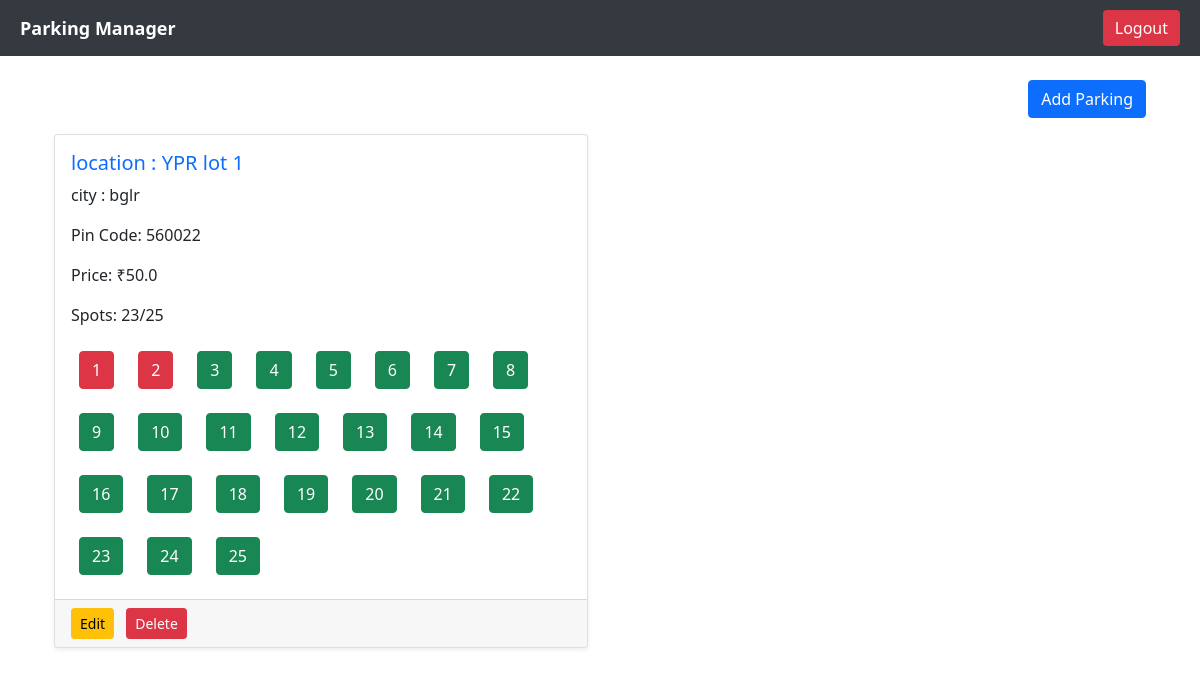
Before: /parking (signed in) with the older database file.
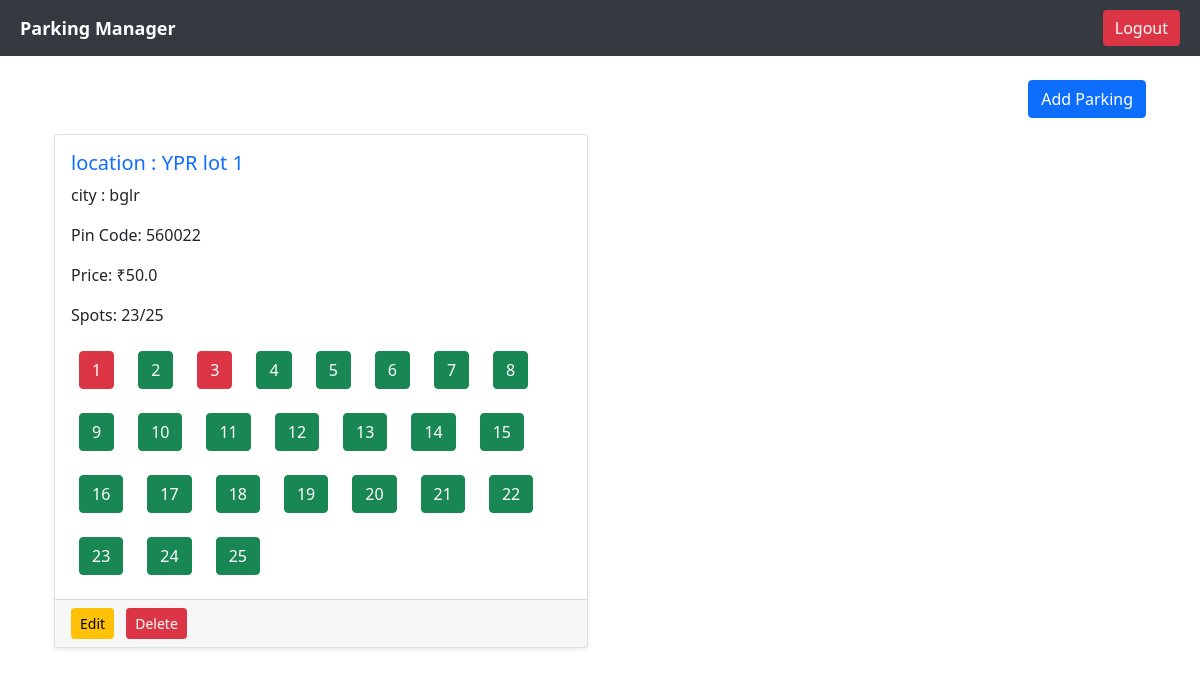
After: the same page with the newer database file.
### app.py (the view)
@app.route("/parking", methods=["GET", "POST"])
def parking():
    if "username" not in session:
        return redirect(url_for("login"))
    parkings = Parking.query.all()
    parking_spots = {}
    available_counts = {}
    users = User.query.all()
    for parking in parkings:
        spots = parkingSpot.query.filter_by(parking_id=parking.id).all()
        parking_spots[parking.id] = spots
        available_counts[parking.id] = parkingSpot.query.filter_by(
            parking_id=parking.id, status="A"
        ).count()
    return render_template(
        "parking.html",
        parkings=parkings,
        available_counts=available_counts,
        parking_spots=parking_spots,
        users=users,
    )

### templates/parking.html (shortened to what this page needs)
{% extends 'base.html' %}
{% block content %}
<div class="container mt-4">
    <div class="d-flex justify-content-end mb-3">
        <button class="btn btn-primary" data-bs-toggle="modal" data-bs-target="#addParkingModal">
            Add Parking
        </button>
    </div>
    <div class="row row-cols-1 row-cols-md-2 g-4">
        {% for parking in parkings %}
        <div class="col">
            <div class="card shadow-sm h-100">
                <div class="card-body">
                    <h5 class="card-title text-primary">location : {{ parking.primary_location_name }}</h5>
                    <p class="card-text">city : {{ parking.address }}</p>
                    <p class="card-text">Pin Code: {{ parking.pin_code }}</p>
                    <p class="card-text">Price: ₹{{ parking.price }}</p>
                    <p class="card-text">Spots: {{ available_counts[parking.id] }}/{{ parking.number_of_spots }}</p>
                    <div class="d-flex flex-wrap gap-2 mt-3">
                        {% for spot in parking.spots %}
                        <div class="p-2 rounded">
                            <button type="button"
                                class="btn {% if spot.status == 'A' %}btn-success{% else %}btn-danger{% endif %}"
                                data-bs-toggle="modal" data-bs-target="#spotModal{{ spot.id }}">
                                {{ spot.spot_number }}
                            </button>
{% if spot.status == 'O' %}
  {% set current_booking = None %}
  {% set found = false %}
  {% for booking in spot.bookings %}
    {% if not found and booking.status == 'O' %}
      {% set current_booking = booking %}
      {% set found = true %}
    {% endif %}
  {% endfor %}
{% endif %}
{% set found = false %}
                        </div>
                        {% endfor %}
                    </div>
                </div>
                <div class="card-footer d-flex justify-content-between">
                    <div>
                        <a href="/edit_parking/{{ parking.id }}" class="btn btn-warning btn-sm me-2">Edit</a>
<a href="/delete_parking/{{ parking.id }}" class="btn btn-danger btn-sm"
   onclick="return confirm('Are you sure you want to delete this parking?')">Delete</a>
                    </div>
                </div>
            </div>
        </div>
        {% endfor %}
    </div>
</div>
{% endblock %}

Changed rows visible on the page:
changed parkingSpot (number 2 of 25 on the later page): status "O" → "A" (drawn)
changed parkingSpot (number 3 of 25 on the later page): status "A" → "O" (drawn)
